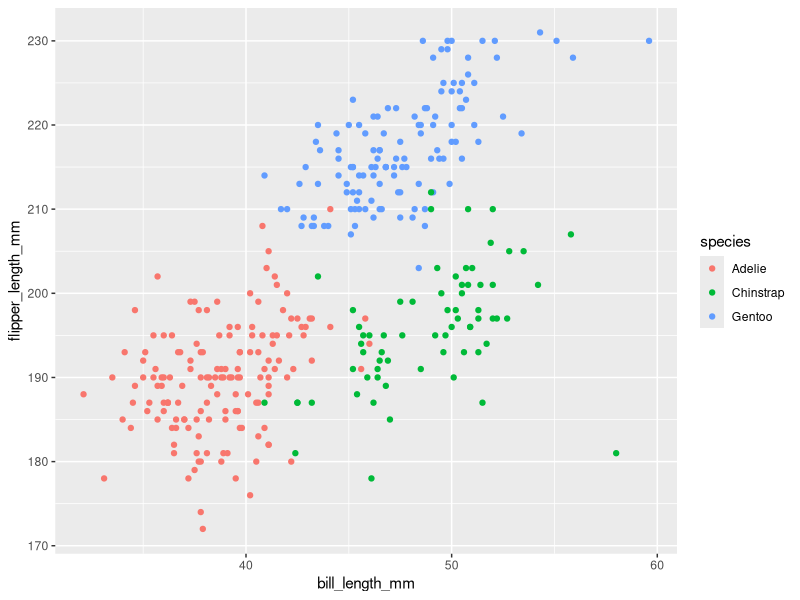

Here is the R script that generated this plot:
## ---- chunk 1
library(tidyverse)
library(ggplot2)
## ---- chunk 2
set.seed(1)

samp_df = 
  tibble(
    samp = rnorm(10),
   greater_than_0 = samp > 0,
    samp_character = c("apple","strawberry","strawberry","peach","apple","peach","peach","apple", "peach","strawberry"),
    samp_factor = factor(samp_character)
)


## ---- chunk 3

#take the mean of each vaiable in the dataframe.
mean(pull(samp_df,samp))
mean(pull(samp_df,greater_than_0))
mean(pull(samp_df,samp_character))
mean(pull(samp_df,samp_factor))

## ---- chunk 4
# Apply as.numeric function to the logical, character, and factor variables.

as.numeric(pull(samp_df,greater_than_0))
as.numeric(pull(samp_df,samp_character))
as.numeric(pull(samp_df,samp_factor))


## ---- chunk 5

data("penguins",package = "palmerpenguins")

## ---- chunk 6
# make a scatterplot of flipper_length_mm(y) vs bill_length_mm(x)

penguin_plot <- ggplot(penguins, aes(x = bill_length_mm, y = flipper_length_mm, color = species)) + geom_point()

ggsave("Penguin_scatterplot.pdf", plot = penguin_plot)
